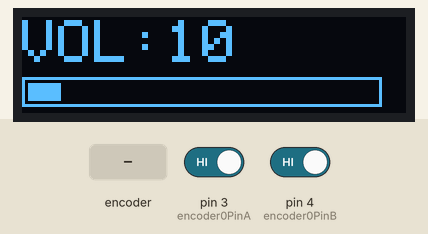
Bench run of a sketch on a simulated Arduino Uno, built with avr-gcc and run on an emulated ATmega328P. Parts: 128×32 one-colour display. Inputs (shaded band) come from the test bench; at power-on: pin 3 (encoder0PinA) HIGH, pin 4 (encoder0PinB) HIGH. What the sketch prints to the serial monitor is not drawn.

Above: at 1.2 s.
1.3 s: rotary encoder on pin 3 (encoder0PinA) / pin 4 (encoder0PinB) turned 1 step (first pin leading)
At 2.6 s:
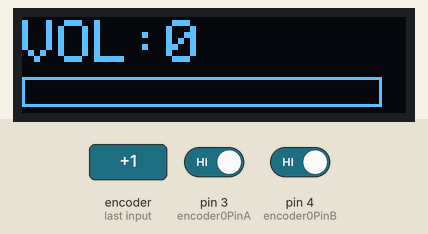
3.0 s: rotary encoder on pin 3 (encoder0PinA) / pin 4 (encoder0PinB) turned 2 steps (second pin leading)
At 3.8 s:
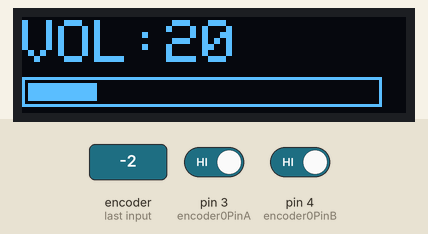
4.9 s: rotary encoder on pin 3 (encoder0PinA) / pin 4 (encoder0PinB) turned 2 steps (second pin leading)
At 6.4 s:
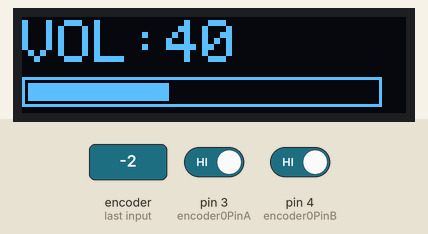
Timing chart, 0 to 7.9 s (numbered marks = the images above; inputs shaded):
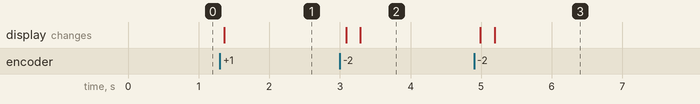

Measured:
- after the input at 1.3 s, the display: changes after 0.06 s (image 1)
- after the input at 3.0 s, the display: first changes after 0.09 s (image 2 shows a later state)
- after the input at 4.9 s, the display: first changes after 0.09 s (image 3 shows a later state)

The sketch:

OLEDandRotaryEncoder.ino
```cpp
//Download and include the Adafruit_SSD1306 link here:
//https://github.com/adafruit/Adafruit_SSD1306

#include <Wire.h>
#include <Adafruit_GFX.h>
#include <Adafruit_SSD1306.h>

// If using software SPI (the default case):
#define OLED_MOSI   9
#define OLED_CLK   10
#define OLED_DC    11
#define OLED_CS    12
#define OLED_RESET 13
Adafruit_SSD1306 display(OLED_MOSI, OLED_CLK, OLED_DC, OLED_RESET, OLED_CS);

#if (SSD1306_LCDHEIGHT != 32)


#endif

int val=-1;
int encoder0PinA = 3;
int encoder0PinB = 4;
int encoder0Pos = 0;
int encoder0PinALast = LOW;
int n = LOW;
int maxValue = 10;
void setup() {
  pinMode (encoder0PinA, INPUT);
  pinMode (encoder0PinB, INPUT);

  display.begin(SSD1306_SWITCHCAPVCC, 0x3C);  // initialize with the I2C addr 0x3D (for the 128x64)

  Serial.begin (9600);
}

void loop() {

  n = digitalRead(encoder0PinA);
  if ((encoder0PinALast == LOW) && (n == HIGH)) {
    if (digitalRead(encoder0PinB) == LOW) {
       if( encoder0Pos > 0 ){
           encoder0Pos--;
       }
    } else {
      if( encoder0Pos < maxValue ){
          encoder0Pos++;
      }
    }
    Serial.print (encoder0Pos);
    Serial.println();
  }
  encoder0PinALast = n;

if( val != encoder0Pos ){
    val = encoder0Pos;
   display.clearDisplay();

   display.setTextSize(2);

   display.setCursor(0,1);

   display.setTextColor(WHITE);
   display.print("VOL:");
   display.print(encoder0Pos * 10);

   drawProgressbar(0,20,120,10, encoder0Pos * 10 );
   display.display();
}
}

void drawProgressbar(int x,int y, int width,int height, int progress)
{

   progress = progress > 100 ? 100 : progress;
   progress = progress < 0 ? 0 :progress;

   float bar = ((float)(width-1) / 100) * progress;

   display.drawRect(x, y, width, height, WHITE);
   display.fillRect(x+2, y+2, bar , height-4, WHITE);


  // Display progress text
  if( height >= 15){
    display.setCursor((width/2) -3, y+5 );
    display.setTextSize(1);
    display.setTextColor(WHITE);
   if( progress >=50)
     display.setTextColor(BLACK, WHITE); // 'inverted' text

     display.print(progress);
     display.print("%");
  }


}
```
